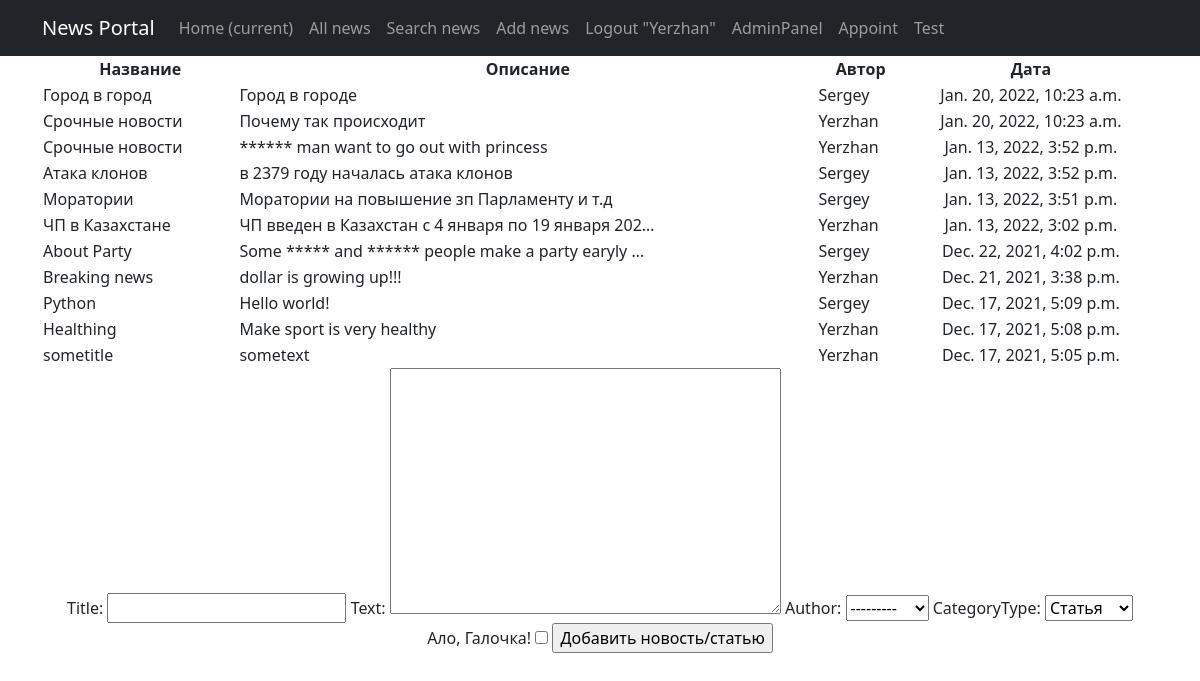
Screenshot of /news/add (signed in) with the database file from the repository.
### news/models.py (models this page shows, shortened)
class Post(models.Model):
    author = models.ForeignKey(Author, on_delete=models.CASCADE)
    NEWS = 'NW'
    ARTICLE = 'AR'
    CATEGORY_CHOICES = (
        (NEWS, 'Новость'),
        (ARTICLE, 'Статья'),
    )
    categoryType = models.CharField(max_length=2, choices=CATEGORY_CHOICES, default=ARTICLE)
    dateCreation = models.DateTimeField(auto_now_add=True)
    postCategory = models.ManyToManyField(Category, through='PostCategory')
    title = models.CharField(max_length=128)
    text = models.TextField()
    rating = models.SmallIntegerField(default=0)

class Author(models.Model):
    authorUser = models.OneToOneField(User, on_delete=models.CASCADE)
    ratingAuthor = models.SmallIntegerField(default=0)
    def __str__(self):
        return f'{self.authorUser.username}'

### news/views.py (the view, shortened to what this page needs)
# urls.py: path('add', PostAdd.as_view(), name='post_create'),
class PostAdd(PermissionRequiredMixin, CreateView):
    model = Post
    template_name = 'add.html'
    context_object_name = 'add'
    queryset = Post.objects.order_by('-dateCreation')
    paginate_by = 10
    form_class = PostForm  # добавляем форм класс, чтобы получать доступ к форме через метод POST
    permission_required = ('news.add_post',)
    def get_context_data(self, **kwargs):
        context = super().get_context_data(**kwargs)
        context['time_now'] = datetime.utcnow()
        context['value1'] = None
        context['filter'] = PostFilter(self.request.GET, queryset=self.get_queryset())
        context['categories'] = Category.objects.all()
        context['authors'] = Author.objects.all()
        context['form'] = PostForm()
        return context

### news/forms.py
class PostForm(ModelForm):
    check_box = BooleanField(label='Ало, Галочка!')  # добавляем галочку, или же true-false поле
    class Meta:
        model = Post
        fields = ['title', 'text', 'author', 'categoryType', 'check_box']

### news/templatetags/custom_filters.py (called while the page is built)
@register.filter(name='Censor')
def Censor(value):
    Banned_List = ['idiot', 'stupid', 'donkey', 'Stupid']
    sentence = value.split()
    for i in Banned_List:
        for words in sentence:
            if i in words:
                pos = sentence.index(words)
                sentence.remove(words)
                sentence.insert(pos, '*' * len(i))
    return " ".join(sentence)

### templates/add.html (shortened to what this page needs)
{% extends 'flatpages/default.html' %}
{% load custom_filters %}
{% block content %}
        <table class="col-lg-12 text-center">
            <tr>
                <td>
                    <b>Название</b>
                </td>
                <td>
                    <b>Описание</b>
                </td>
                <td>
                    <b>Автор</b>
                </td>
                <td>
                    <b>Дата</b>
                </td>
            </tr>
            {% for new in filter.qs %}
                <tr>
                    <td style="text-align: left">
                        {{ new.title | Censor }}
                    </td>
                    <td style="text-align: left">
                        {{ new.text | truncatechars:50 | Censor }}
                    </td>
                    <td style="text-align: left">
                        {{ new.author }}
                    </td>
                    <td style="text-align: center">
                        {{ new.dateCreation }}
                    </td>
                </tr>
            {% endfor %}
        </table>
<form method="POST">
    {{ form }}
    <input type="submit" value="Добавить новость/статью">
</form>
{% endblock content %}

### templates/flatpages/default.html (shortened to what this page needs)
<!DOCTYPE html>
<html lang="en">
    <head>
        {% load static %}
        <link href="{% static 'css/styles.css' %}" rel="stylesheet" />
    </head>
    <body>
        <nav class="navbar navbar-expand-lg navbar-dark bg-dark static-top">
            <div class="container">
                <a class="navbar-brand" href="#">News Portal</a>
                <div class="collapse navbar-collapse" id="navbarResponsive">
                    <ul class="navbar-nav ml-auto">
                        <li class="nav-item active">
                            <a class="nav-link" href="/news/">Home
                                <span class="sr-only">(current)</span>
                            </a>
                        </li>
                        <li class="nav-item">
                            <a class="nav-link" href="/news/">All news</a>
                        </li>
                        <li class="nav-item">
                            <a class="nav-link" href="/news/search">Search news</a>
                        </li>
                        <li class="nav-item">
                            <a class="nav-link" href="/news/add">Add news</a>
                        </li>
                        <li class="nav-item">
                            <a class="nav-link" href="http://127.0.0.1:8000">Logout "{{request.user.username}}"</a>
                        </li>
                        <li class="nav-item">
                            <a class="nav-link" href="http://127.0.0.1:8000/admin">AdminPanel</a>
                        </li>
                        <li class="nav-item">
                            <a class="nav-link" href="{% url 'make_appointment' %}">Appoint</a>
                        </li>
                       <li class="nav-item">
                            <a class="nav-link" href="http://127.0.0.1:8000/appointment/appoint/">Test</a>
                       </li>
                    </ul>
                </div>
            </div>
        </nav>
        <div class="container">
   	        <div class="row">
       	        <div class="col-lg-12 text-center">
           	    {% block content %}
           	    {% endblock content %}
       	        </div>
   	        </div>
	    </div>
    </body>
</html>

### rows the page displays
Post: title|Censor "Город в город", text|Censor "Город в городе", author "Sergey", dateCreation "Jan. 20, 2022, 10:23 a.m."
Post: title|Censor "Срочные новости", text|Censor "Почему так происходит", author "Yerzhan", dateCreation "Jan. 20, 2022, 10:23 a.m."
Post: title|Censor "Срочные новости", text|Censor "****** man want to go out with princess", author "Yerzhan", dateCreation "Jan. 13, 2022, 3:52 p.m."
Post: title|Censor "Атака клонов", text|Censor "в 2379 году началась атака клонов", author "Sergey", dateCreation "Jan. 13, 2022, 3:52 p.m."
Post: title|Censor "Моратории", text|Censor "Моратории на повышение зп Парламенту и т.д", author "Sergey", dateCreation "Jan. 13, 2022, 3:51 p.m."
Post: title|Censor "ЧП в Казахстане", text|Censor "ЧП введен в Казахстан с 4 января по 19 января 202…", author "Yerzhan", dateCreation "Jan. 13, 2022, 3:02 p.m."
Post: title|Censor "About Party", text|Censor "Some ***** and ****** people make a party earyly …", author "Sergey", dateCreation "Dec. 22, 2021, 4:02 p.m."
Post: title|Censor "Breaking news", text|Censor "dollar is growing up!!!", author "Yerzhan", dateCreation "Dec. 21, 2021, 3:38 p.m."
Post: title|Censor "Python", text|Censor "Hello world!", author "Sergey", dateCreation "Dec. 17, 2021, 5:09 p.m."
Post: title|Censor "Healthing", text|Censor "Make sport is very healthy", author "Yerzhan", dateCreation "Dec. 17, 2021, 5:08 p.m."
Post: title|Censor "sometitle", text|Censor "sometext", author "Yerzhan", dateCreation "Dec. 17, 2021, 5:05 p.m."

### other values shown
{{ request.user.username }} "Yerzhan"
